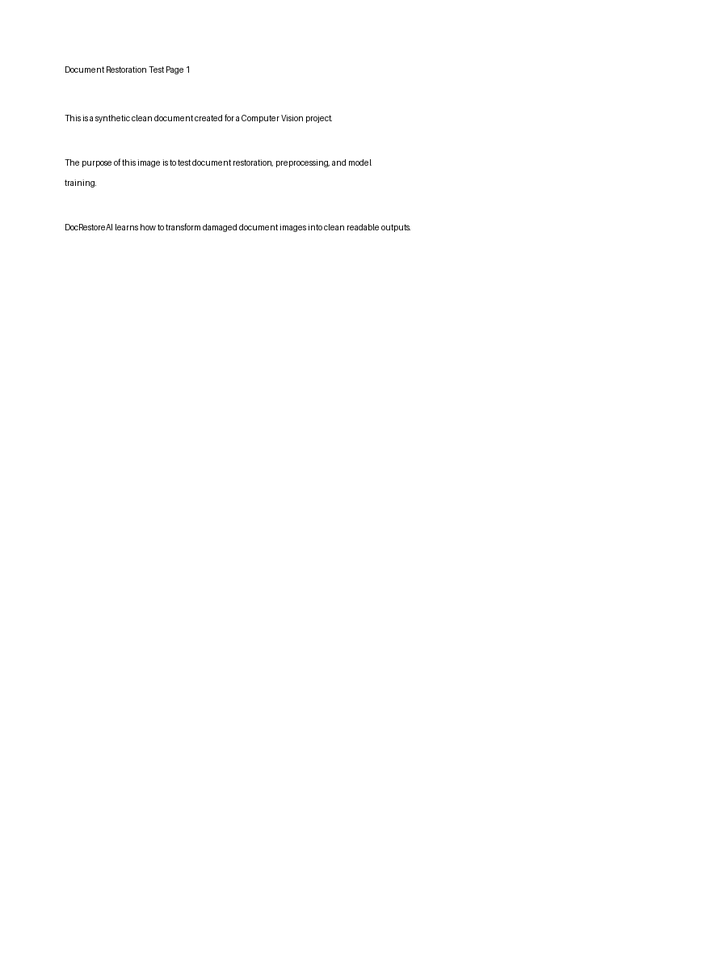
#> input picture data/clean/document_001.png, 727 x 970 px, shrunk from 900 x 1200 before the run
$ python -i degradation.py   (imports and definitions only)
#> lines starting #> are read from the running program, lines starting #| are printed output that depends on the picture
#> further down, picture is the input picture: shape (970, 727, 3); min 0, max 255, mean 254.2
"""
degradation.py

This file contains functions used to artificially damage clean document images.
The goal is to create paired data for image-to-image translation:

Input:  damaged document image
Target: clean document image

These functions are useful because real paired datasets are hard to find.
By generating synthetic damage, we can train the model in a controlled way.
"""

# Importiamo OpenCV per modificare le immagini
import cv2

# Importiamo NumPy per lavorare con array e valori numerici
import numpy as np

# Importiamo random per applicare effetti casuali
import random


# [51 lines left out: functions add_gaussian_noise, add_blur, not called in this run]


def rotate_image(image, angle=5):
    """
    Rotates the image to simulate a skewed scanned document.

    Parameters:
        image: input image
        angle: rotation angle in degrees

    Returns:
        rotated_image: rotated image
    """
#> called with angle = -3.38

    # Otteniamo altezza e larghezza dell'immagine
    height, width = image.shape[:2]
#> height = 970; width = 727

    # Calcoliamo il centro dell'immagine
    center = (width // 2, height // 2)
#> center = (363, 485)

    # Creiamo la matrice di rotazione
    rotation_matrix = cv2.getRotationMatrix2D(center, angle, 1.0)

    # Applichiamo la rotazione
    rotated_image = cv2.warpAffine(
        image,
        rotation_matrix,
        (width, height),
        borderMode=cv2.BORDER_REPLICATE
    )

    return rotated_image


def reduce_contrast(image, alpha=0.6, beta=30):
    """
    Reduces image contrast to simulate faded or poorly scanned documents.

    Parameters:
        image: input image
        alpha: contrast control
        beta: brightness control

    Returns:
        low_contrast_image: image with reduced contrast
    """
#> called with alpha = 0.6, beta = 30

    # alpha controlla il contrasto, beta controlla la luminosità
    low_contrast_image = cv2.convertScaleAbs(image, alpha=alpha, beta=beta)
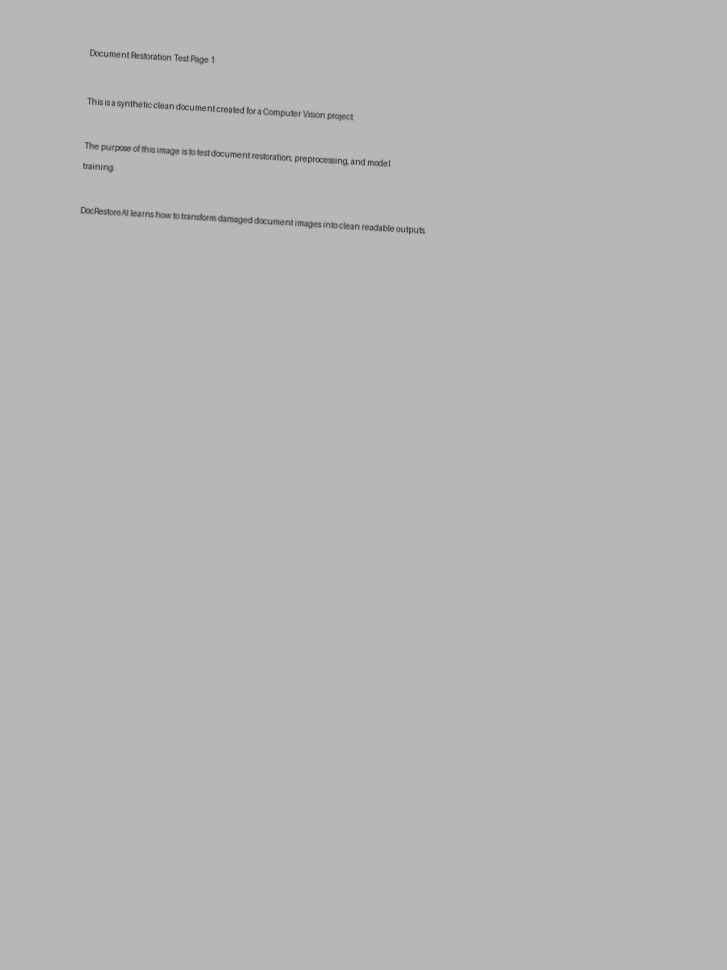
#> low_contrast_image: shape (970, 727, 3); min 37, max 183, mean 182.5

    return low_contrast_image


def add_shadow(image):
    """
    Adds an artificial shadow to simulate a document photographed with bad lighting.

    Parameters:
        image: input image

    Returns:
        shadow_image: image with artificial shadow
    """

    # Otteniamo dimensioni immagine
    height, width = image.shape[:2]
#> height = 970; width = 727

    # Creiamo una maschera nera grande quanto l'immagine
    shadow_mask = np.zeros((height, width), dtype=np.uint8)

    # Scegliamo una posizione casuale per l'ombra
    start_x = random.randint(0, width // 2)
#> start_x = 155
    end_x = random.randint(width // 2, width)
#> end_x = 607

    # Creiamo un gradiente orizzontale per simulare l'ombra
    for x in range(start_x, end_x):
        intensity = int(120 * (x - start_x) / max(1, end_x - start_x))
        shadow_mask[:, x] = intensity
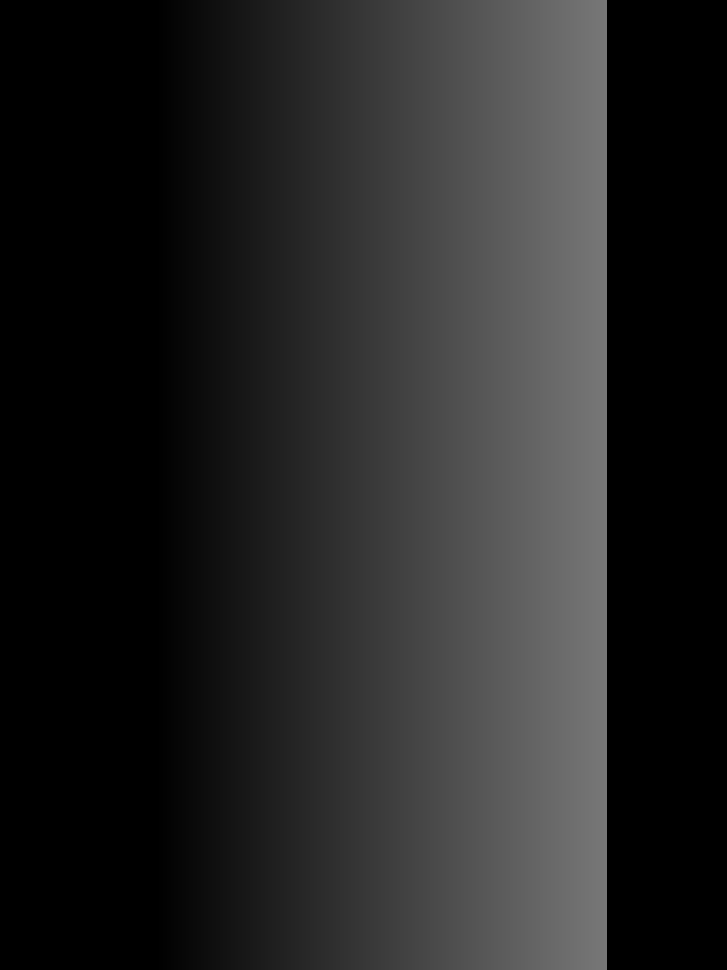
#> shadow_mask: shape (970, 727); min 0, max 119, mean 36.9

    # Convertiamo la maschera in 3 canali se l'immagine è RGB
    if len(image.shape) == 3:
        shadow_mask = cv2.merge([shadow_mask, shadow_mask, shadow_mask])

    # Sottraiamo l'ombra dall'immagine
    shadow_image = cv2.subtract(image, shadow_mask)
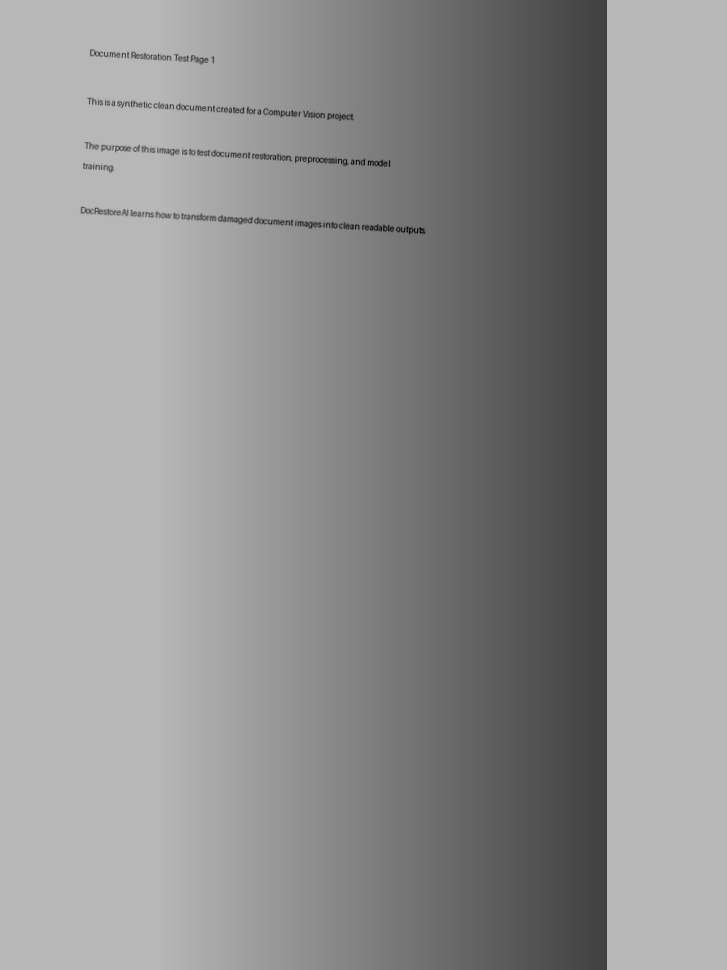
#> shadow_image: shape (970, 727, 3); min 0, max 183, mean 145.6

    return shadow_image


def damage_document(image):
    """
    Applies a random combination of degradation effects to a clean document image.

    Parameters:
        image: clean input document image

    Returns:
        damaged_image: artificially damaged document image
    """

    # Copiamo l'immagine originale per non modificarla direttamente
    damaged_image = image.copy()

    # Applichiamo rumore con una certa probabilità
    if random.random() < 0.7:
        damaged_image = add_gaussian_noise(damaged_image)

    # Applichiamo blur con una certa probabilità
    if random.random() < 0.5:
        damaged_image = add_blur(damaged_image, kernel_size=random.choice([3, 5, 7]))

    # Applichiamo rotazione casuale
    if random.random() < 0.6:
        angle = random.uniform(-7, 7)
        damaged_image = rotate_image(damaged_image, angle=angle)

    # Riduciamo contrasto
    if random.random() < 0.6:
        damaged_image = reduce_contrast(damaged_image)

    # Aggiungiamo ombra
    if random.random() < 0.5:
        damaged_image = add_shadow(damaged_image)

    return damaged_image

>>> import cv2
>>> picture = cv2.imread('../data/clean/document_001.png')
>>> result = damage_document(picture)
